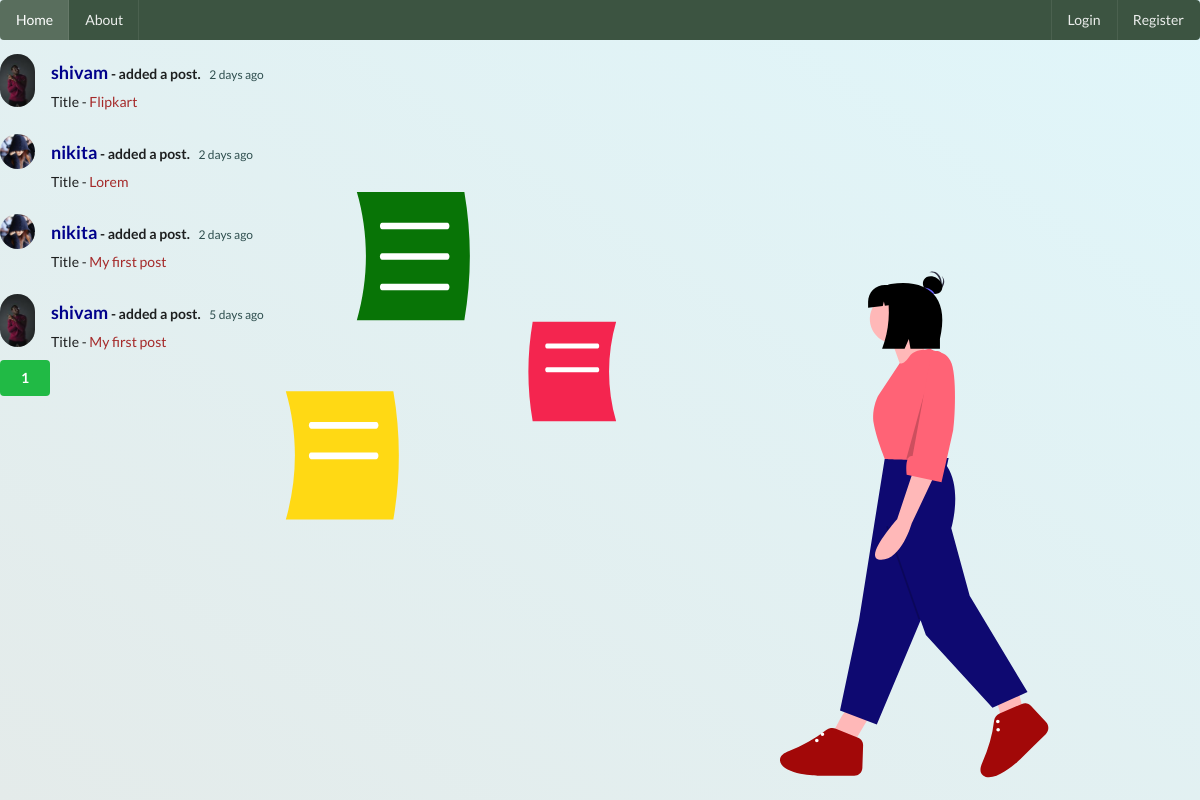
Page /home on the earlier database version.
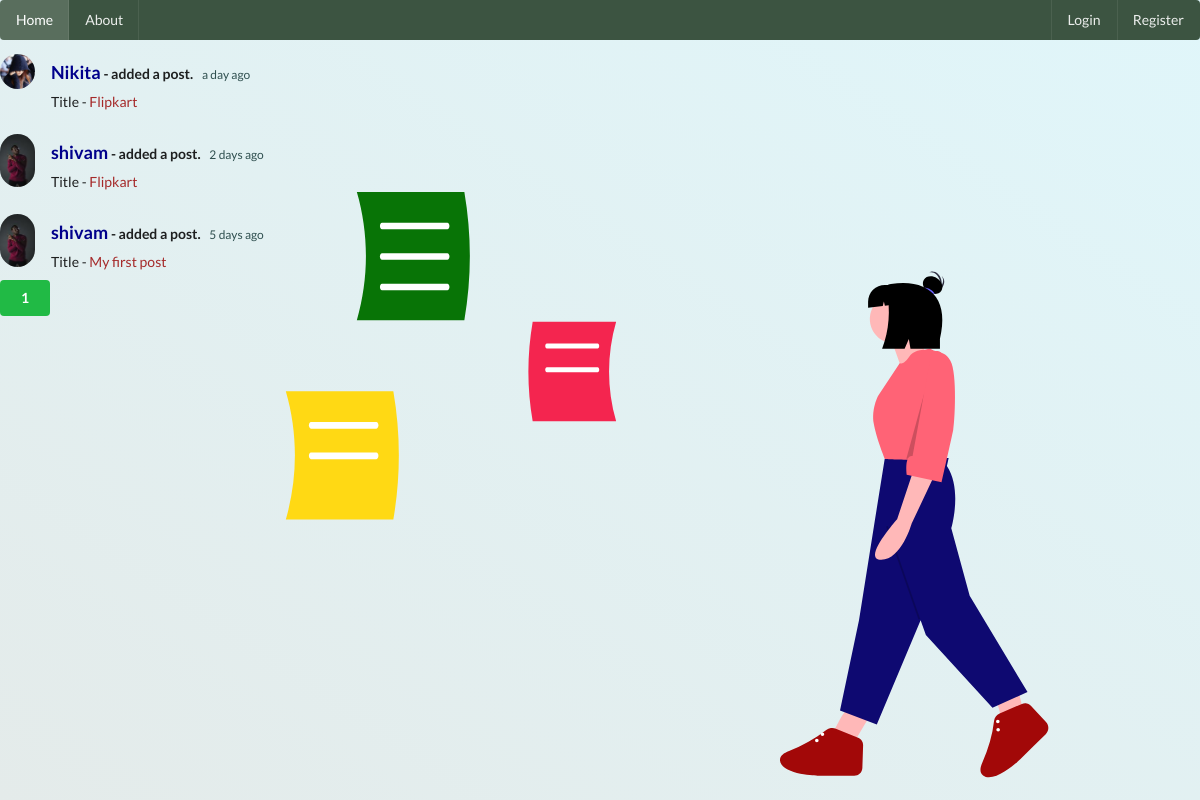
Same page on the later database version.
### social_media/models.py (models this page shows, shortened)
class Post(db.Model):
    __searchable__=['content']
    id = db.Column(db.Integer, primary_key = True)
    title = db.Column(db.String(100),nullable=False)
    date_posted = db.Column(db.DateTime, nullable=False, default = datetime.utcnow)
    content = db.Column(db.Text, nullable = False)
    user_id = db.Column(db.Integer, db.ForeignKey('user.id'), nullable=False)
    comments = db.relationship('Comment', backref = 'article', lazy = True, cascade="all,delete")

class User(db.Model, UserMixin):
    id = db.Column(db.Integer, primary_key = True)
    username = db.Column(db.String(20), nullable = False, unique = True)
    email = db.Column(db.String(50), nullable = False, unique = True)
    image_file =db.Column(db.String(20), nullable = False, default = 'default.jpg')
    password = db.Column(db.String(60), nullable = False)
    posts = db.relationship("Post", backref ='author', lazy = True,cascade="all,delete")
    last_seen = db.Column(db.DateTime, default = datetime.utcnow)
    followed = db.relationship(
        'User', secondary = followers,
        primaryjoin = (followers.c.follower_id == id),
        secondaryjoin = (followers.c.followed_id == id),
        backref = db.backref('followers', lazy ='dynamic'), lazy = 'dynamic')

### social_media/main/routes.py (the view)
@main.route('/')
@main.route('/home')
def home():
    page = request.args.get('page', 1, type= int)
    posts = Post.query.order_by(Post.date_posted.desc()).paginate(page = page, per_page=7)
    return render_template('home.html',posts = posts)

### social_media/main/routes.py (called while the page is built)
@main.before_request
def before_request():
    if current_user.is_authenticated:
        current_user.last_seen = datetime.utcnow()
        db.session.commit()

### social_media/templates/home.html (shortened to what this page needs)
{% extends 'base.html' %}
{% block content %}
<div class="pic2" style="position: absolute; right: 2%; bottom: 2%;">
</div>
    {% for post in posts.items %}
      <div class="ui feed">
        <div class="event">
          <div class="label">
            <img src="{{ url_for('static', filename = 'profile/' + post.author.image_file) }}">
          </div>
          <div class="content">
            <div class="summary">
              <a class="user" href="{{ url_for('users.user_posts_info',username = post.author.username ) }}" ">
               <h3 style="color: darkblue;"> {{ post.author.username }}</h3>
              </a>   - added a post.
              <div class="date" style="color: darkslategrey;">
                {{ moment(post.date_posted).fromNow() }}
              </div>
            </div>
            <div class="extra text">
             Title - <a href="{{ url_for('posts.post', post_id = post.id) }}" style="color: brown;"> {{ post.title }}</a>
            </div>
          </div>
        </div>
    {% endfor %}
{% for page_num in posts.iter_pages(left_edge =1, right_edge=1, left_current =1,right_current =2) %}
{% if page_num %}
{% if posts.page == page_num %}
<a href="{{ url_for('main.home',page = page_num) }}"><button class="ui green button">
  {{ page_num }}
</button>
</a>
{% else %}
<a href="{{ url_for('main.home',page = page_num) }}"><button class="ui blue basic button">
  {{ page_num }}
</button>
</a>
{% endif %}
{% else %}
    ...
{% endif %}
{% endfor %}
{% endblock %}

### social_media/templates/base.html (shortened to what this page needs)
<!DOCTYPE html>
<html>
<head>
    <link rel="stylesheet" href="https://cdnjs.cloudflare.com/ajax/libs/semantic-ui/2.4.1/semantic.min.css" />
    <link rel="stylesheet" type="text/css" href="{{ url_for('static', filename='css/style.css') }}">
  </head>
<body>
        <div class="ui  inverted menu" style="background: #3c5441;">
        <a class="active item" href="{{ url_for('main.home')}}">
          Home
        </a>
        <a class="item" href="{{ url_for('main.about')}}">
          About
        </a>
        <div class="right menu">
          {% if current_user.is_authenticated %}
          <a class="item" href="{{ url_for('posts.new_post')}}">
            Make Posts
          </a>
          <a class="ui item" href="{{ url_for('users.account')}}">
            Account
          </a>
          <a class="ui item" href="{{ url_for('users.logout')}}">
            Logout
          </a>
          {% else %}
          <a class="ui item" href="{{ url_for('users.login')}}">
            Login
          </a>
          <a class="ui item" href="{{ url_for('users.register')}}">
            Register
          </a>
          {% endif %}
        </div>
      </div>
    <div>
    {% block content %}
    {% endblock %}
    </div>
  </body>
</html>

### social_media/static/css/style.css (style rules this page uses)
body { background: linear-gradient(to right top, #e4ebea, #e0f6fa); color: #333333; }
h1, h2, h3, h4, h5, h6 { color: #444444; }
.pic2 { margin-top: 3%; margin-left: 45%; background: none; }

Differences in the rows shown:
removed Post: image_file (placeholder picture), author.username "nikita", date_posted "2 days ago", title "Lorem"
removed Post: image_file (placeholder picture), author.username "nikita", date_posted "2 days ago", title "My first post"
added Post: image_file (placeholder picture), author.username "Nikita", date_posted "a day ago", title "Flipkart"
